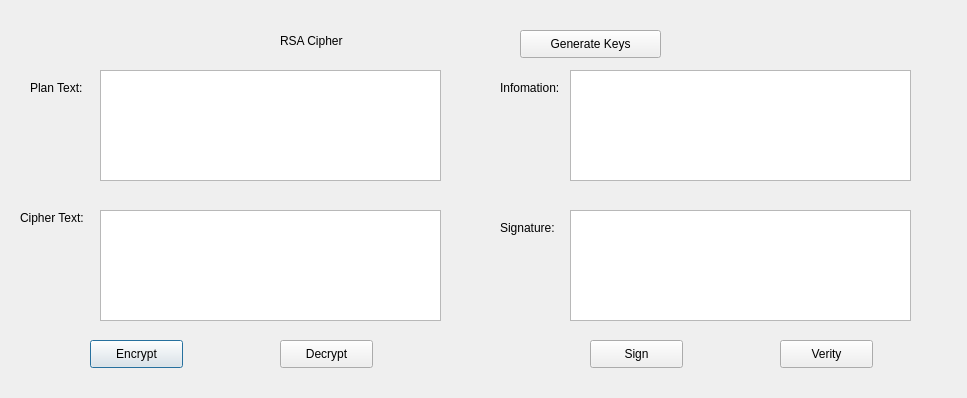
<?xml version="1.0" encoding="UTF-8"?>
<ui version="4.0">
 <class>Dialog</class>
 <widget class="QDialog" name="Dialog">
  <property name="geometry">
   <rect>
    <x>0</x>
    <y>0</y>
    <width>967</width>
    <height>398</height>
   </rect>
  </property>
  <property name="windowTitle">
   <string>Dialog</string>
  </property>
  <widget class="QLabel" name="label">
   <property name="geometry">
    <rect>
     <x>280</x>
     <y>20</y>
     <width>111</width>
     <height>41</height>
    </rect>
   </property>
   <property name="text">
    <string>RSA Cipher</string>
   </property>
  </widget>
  <widget class="QLabel" name="label_2">
   <property name="geometry">
    <rect>
     <x>30</x>
     <y>80</y>
     <width>55</width>
     <height>16</height>
    </rect>
   </property>
   <property name="text">
    <string>Plan Text:</string>
   </property>
  </widget>
  <widget class="QLabel" name="label_3">
   <property name="geometry">
    <rect>
     <x>20</x>
     <y>210</y>
     <width>101</width>
     <height>16</height>
    </rect>
   </property>
   <property name="text">
    <string>Cipher Text:</string>
   </property>
  </widget>
  <widget class="QLabel" name="label_4">
   <property name="geometry">
    <rect>
     <x>500</x>
     <y>220</y>
     <width>71</width>
     <height>16</height>
    </rect>
   </property>
   <property name="text">
    <string>Signature: </string>
   </property>
  </widget>
  <widget class="QLabel" name="label_5">
   <property name="geometry">
    <rect>
     <x>500</x>
     <y>80</y>
     <width>91</width>
     <height>16</height>
    </rect>
   </property>
   <property name="text">
    <string>Infomation: </string>
   </property>
  </widget>
  <widget class="QTextEdit" name="txt_plantext">
   <property name="geometry">
    <rect>
     <x>100</x>
     <y>70</y>
     <width>341</width>
     <height>111</height>
    </rect>
   </property>
  </widget>
  <widget class="QTextEdit" name="txt_ciphertext">
   <property name="geometry">
    <rect>
     <x>100</x>
     <y>210</y>
     <width>341</width>
     <height>111</height>
    </rect>
   </property>
  </widget>
  <widget class="QTextEdit" name="txt_information">
   <property name="geometry">
    <rect>
     <x>570</x>
     <y>70</y>
     <width>341</width>
     <height>111</height>
    </rect>
   </property>
  </widget>
  <widget class="QTextEdit" name="txt_signature">
   <property name="geometry">
    <rect>
     <x>570</x>
     <y>210</y>
     <width>341</width>
     <height>111</height>
    </rect>
   </property>
  </widget>
  <widget class="QPushButton" name="btn_encrypt">
   <property name="geometry">
    <rect>
     <x>90</x>
     <y>340</y>
     <width>93</width>
     <height>28</height>
    </rect>
   </property>
   <property name="text">
    <string>Encrypt</string>
   </property>
  </widget>
  <widget class="QPushButton" name="btn_decrypt">
   <property name="geometry">
    <rect>
     <x>280</x>
     <y>340</y>
     <width>93</width>
     <height>28</height>
    </rect>
   </property>
   <property name="text">
    <string>Decrypt</string>
   </property>
  </widget>
  <widget class="QPushButton" name="btn_sigh">
   <property name="geometry">
    <rect>
     <x>590</x>
     <y>340</y>
     <width>93</width>
     <height>28</height>
    </rect>
   </property>
   <property name="text">
    <string>Sign</string>
   </property>
  </widget>
  <widget class="QPushButton" name="btn_verity">
   <property name="geometry">
    <rect>
     <x>780</x>
     <y>340</y>
     <width>93</width>
     <height>28</height>
    </rect>
   </property>
   <property name="text">
    <string>Verity</string>
   </property>
  </widget>
  <widget class="QPushButton" name="btn_generatekeys">
   <property name="geometry">
    <rect>
     <x>520</x>
     <y>30</y>
     <width>141</width>
     <height>28</height>
    </rect>
   </property>
   <property name="text">
    <string>Generate Keys</string>
   </property>
  </widget>
 </widget>
 <resources/>
 <connections/>
</ui>
